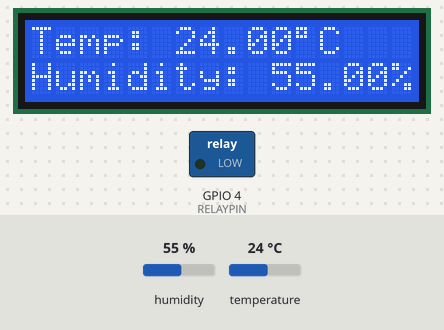
A sketch run on a simulated ESP32. Parts: 16×2 character LCD, switched loads named in the sketch (green lamp = pin HIGH). The inputs (shaded band) are chosen by the test bench; at power-on: humidity 55 %, temperature 24 °C. WiFi joins after 1.5 s; servers stay silent unless stated; web services answer with replies made up by the test bench; what the sketch prints to the serial monitor is not drawn.

Above: at 2.7 s.
2.8 s: humidity set to 88 %
At 4.7 s:
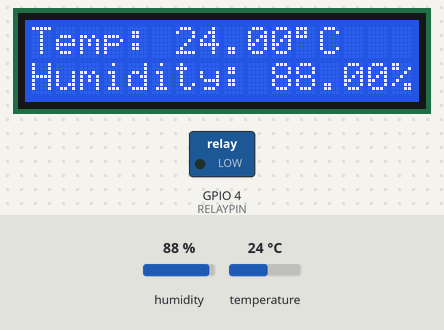
5.8 s: humidity set to 91 %
At 7.6 s:
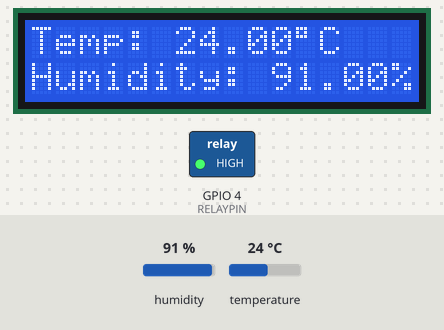
8.8 s: temperature set to 12 °C
At 11.0 s:
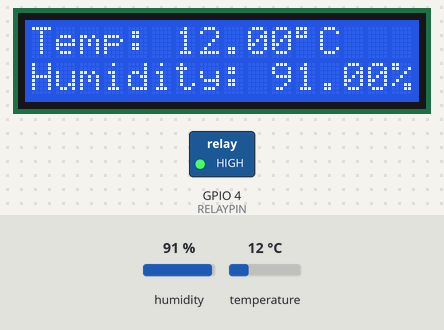
12.2 s: temperature set to 19 °C
At 13.9 s:
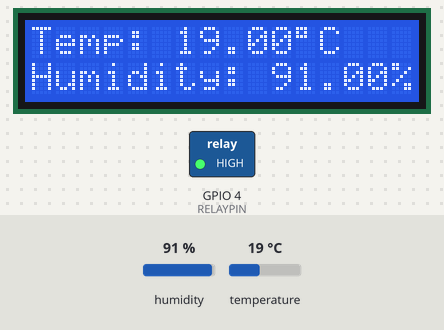
Timing chart, 0 to 15.4 s (numbered marks = the images above; inputs shaded):
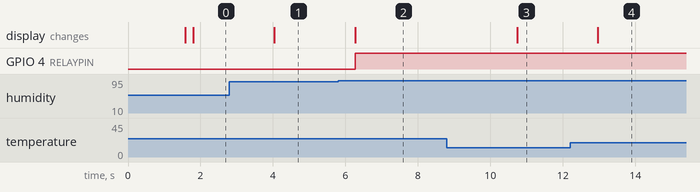

Measured:
- the behaviour switches between 89 and 90 % on humidity (found by bisection; images 1 and 2)
- after the input at 2.8 s, the display: changes after 1.2 s (image 1)
- after the input at 5.8 s, GPIO 4 (RELAYPIN): LOW → HIGH after 0.47 s; the display: changes after 0.47 s (image 2)
- after the input at 8.8 s, the display: changes after 1.9 s (image 3)
- after the input at 12.2 s, the display: changes after 0.77 s (image 4)

The sketch:

sketch_jun19b.ino
```cpp
#include <DHT.h>
#include <WiFi.h>
#include <HTTPClient.h>
#include <LiquidCrystal_I2C.h>

// Definisikan pin
#define DHTPIN 27
#define RELAYPIN 4

// Definisikan tipe DHT
#define DHTTYPE DHT22

DHT dht(DHTPIN, DHTTYPE); // Mengatur pin ESP32
LiquidCrystal_I2C lcd(0x27, 16, 2); // Alamat LCD, 16 Karakter, 2 Baris

// Deklarasikan kredensial WiFi
const char* ssid = "NAMA_WIFI"; // Ganti dengan nama WiFi Anda
const char* password = "PASS"; // Ganti dengan password WiFi Anda

// API Key ThingSpeak
const char* apiKey = "1K8OS7SCUKG2UXCE"; // Ganti dengan API Key ThingSpeak Anda
const char* server = "http://api.thingspeak.com";

void setup() {
  // Serial Monitor untuk memeriksa Suhu dan Kelembapan
  Serial.begin(115200);

  // Memulai sensor DHT
  dht.begin();

  // Memulai koneksi WiFi
  WiFi.begin(ssid, password);
  Serial.print("Connecting to WiFi");
  while (WiFi.status() != WL_CONNECTED) {
    delay(500);
    Serial.print(".");
  }
  Serial.println("Connected to WiFi");

  // Memulai LCD
  lcd.init();
  lcd.clear();
  lcd.backlight(); // Menyalakan lampu latar LCD

  // Mengatur pin ESP 32 sebagai keluaran sinyal listrik
  pinMode(RELAYPIN, OUTPUT);

  // digitalWrite(RELAYPIN, HIGH);
}

void loop() {
  // Bisa langsung tanpa menyimpan ke dalam variabel terlebih dahulu
  float Temperature = dht.readTemperature();
  float Humidity = dht.readHumidity();

  if (isnan(Temperature)) { // Jika nilai yang diperoleh tidak valid (NaN), pesan kesalahan akan ditampilkan.
    Serial.println(F("Error reading temperature!"));
  }
  else {
    // Menampilkan suhu dalam celcius
    Serial.print(F("Temperature: "));
    Serial.print(Temperature);
    Serial.println(F("°C"));
  }

  if (isnan(Humidity)) { // Jika nilai yang diperoleh tidak valid (NaN), pesan kesalahan akan ditampilkan.
    Serial.println(F("Error reading humidity!"));
  }
  else {
    // Menampilkan persentase kelembapan
    Serial.print(F("Humidity: "));
    Serial.print(Humidity);
    Serial.println(F("%"));
  }

  // Mengirim data ke ThingSpeak
  if (WiFi.status() == WL_CONNECTED) {
    HTTPClient http;

    String url = String(server) + "/update?api_key=" + apiKey + "&field1=" + String(Humidity) + "&field2=" + String(Temperature);
    http.begin(url);
    int httpResponseCode = http.GET();

    if (httpResponseCode > 0) {
      Serial.print("HTTP Response code: ");
      Serial.println(httpResponseCode);
    }
    else {
      Serial.print("Error code: ");
      Serial.println(httpResponseCode);
    }
    // Tutup koneksi
    http.end();
  }
  else {
    Serial.println("WiFi Disconnected");
  }

  lcd.setCursor(0, 0); // Atur posisi karakter dimulai dari 0 baris ke-0
  lcd.print("Temp: ");
  lcd.print(Temperature);
  lcd.print((char)223); // Atau lcd.print(char(223));
  lcd.print("C");
  lcd.setCursor(0, 1); // Atur posisi karakter dimulai dari 0 baris ke-1
  lcd.print("Humidity: ");
  lcd.print(Humidity);
  lcd.print("%");

  // Algoritma pengontrolan sprayer
  if (Humidity < 90) {
    // Jika kelembapan < 40%, aktifkan sprayer
    digitalWrite(RELAYPIN, LOW);
  }
  else if (Humidity >= 90) {
    // Jika kelembapan >= 60%, matikan sprayer
    digitalWrite(RELAYPIN, HIGH);
  }
  else {
    // Jika kelembapan antara 40% hingga 60%
    if (Temperature > 25 && Humidity < 50) {
      // Jika suhu > 25°C dan kelembapan < 50%, aktifkan sprayer
      digitalWrite(RELAYPIN, LOW);
    }
    else if (Temperature < 20 && Humidity > 50) {
      // Jika suhu < 20°C dan kelembapan > 50%, matikan sprayer
      digitalWrite(RELAYPIN, HIGH);
    }
    else if (Temperature >= 20 && Temperature <= 25) {
      // Jika suhu antara 20°C dan 25°C, kelembapan 40-60% dianggap normal
      digitalWrite(RELAYPIN, HIGH);
    }
  }

  // Penundaan selama 2 detik sebelum pembacaan berikutnya
  delay(2000);
}
```
